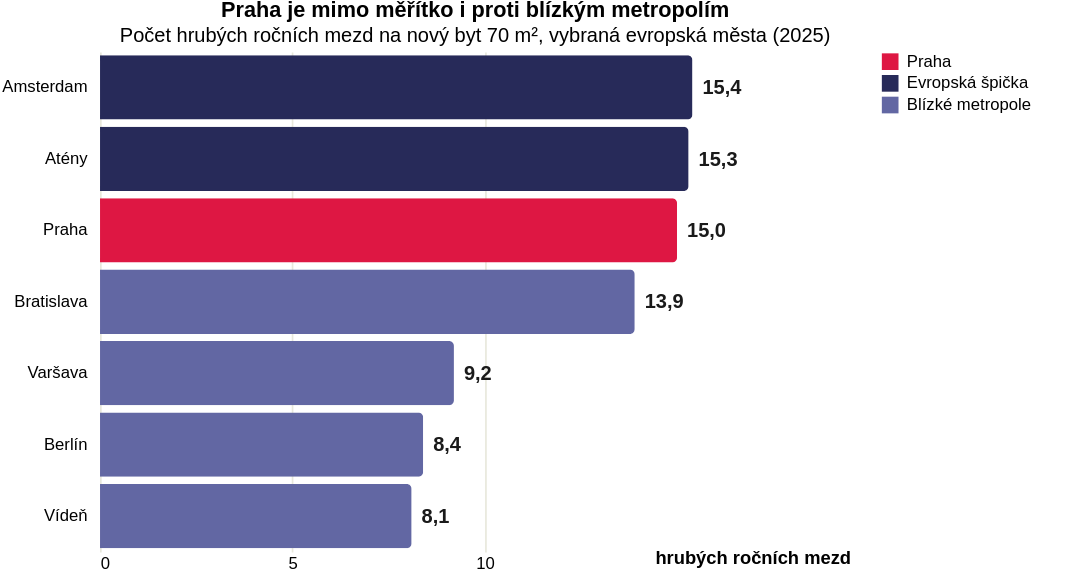

Write a Vega-Lite specification for this figure.
### Vega-Lite specification from a JSON file in a GitHub repository (floating-point values rounded to 4 significant figures)
{"_source": "[Deloitte Property Index 2025](https://www.deloitte.com/cz-sk/en/Industries/real-estate/research/property-index.html)", "$schema": "https://vega.github.io/schema/vega-lite/v5.json", "description": "Dostupnost nového bytu 70 m² ve vybraných evropských metropolích", "title": {"text": "Praha je mimo měřítko i proti blízkým metropolím", "subtitle": "Počet hrubých ročních mezd na nový byt 70 m², vybraná evropská města (2025)"}, "width": 450, "height": 300, "data": {"values": [{"city": "Amsterdam", "value": 15.4, "label": "15,4", "group": "Evropská špička"}, {"city": "Atény", "value": 15.3, "label": "15,3", "group": "Evropská špička"}, {"city": "Praha", "value": 15.0, "label": "15,0", "group": "Praha"}, {"city": "Bratislava", "value": 13.9, "label": "13,9", "group": "Blízké metropole"}, {"city": "Varšava", "value": 9.2, "label": "9,2", "group": "Blízké metropole"}, {"city": "Berlín", "value": 8.4, "label": "8,4", "group": "Blízké metropole"}, {"city": "Vídeň", "value": 8.1, "label": "8,1", "group": "Blízké metropole"}]}, "layer": [{"params": [{"name": "serie", "select": {"type": "point", "fields": ["group"]}, "bind": "legend"}], "mark": {"type": "bar", "cornerRadiusEnd": 3}, "encoding": {"y": {"field": "city", "type": "nominal", "title": null, "sort": ["Amsterdam", "Atény", "Praha", "Bratislava", "Varšava", "Berlín", "Vídeň"], "axis": {"domain": false, "ticks": false, "labelPadding": 8}}, "x": {"field": "value", "type": "quantitative", "title": "hrubých ročních mezd", "scale": {"domain": [0, 19.5]}, "axis": {"values": [0, 5, 10], "grid": true, "gridColor": "#e8e8dc", "domain": false, "ticks": false, "titleAngle": 0, "titleAnchor": "end", "titleAlign": "right", "titlePadding": -14, "titleFontWeight": "bold"}}, "color": {"field": "group", "type": "nominal", "scale": {"domain": ["Praha", "Evropská špička", "Blízké metropole"], "range": ["#de1743", "#272a59", "#6267a3"]}, "legend": {"title": null}}, "opacity": {"condition": {"param": "serie", "value": 1}, "value": 0.18}, "tooltip": [{"field": "city", "title": "Město"}, {"field": "label", "title": "Hrubých ročních mezd na byt"}]}}, {"mark": {"type": "text", "align": "left", "baseline": "middle", "dx": 6, "fontSize": 12, "fontWeight": "bold", "color": "#1a1a1a"}, "encoding": {"y": {"field": "city", "type": "nominal", "sort": ["Amsterdam", "Atény", "Praha", "Bratislava", "Varšava", "Berlín", "Vídeň"]}, "x": {"field": "value", "type": "quantitative", "scale": {"domain": [0, 19.5]}}, "text": {"field": "label"}, "opacity": {"condition": {"param": "serie", "value": 1}, "value": 0.18}}}], "config": {"view": {"stroke": "transparent"}}, "padding": {"right": 36}}
